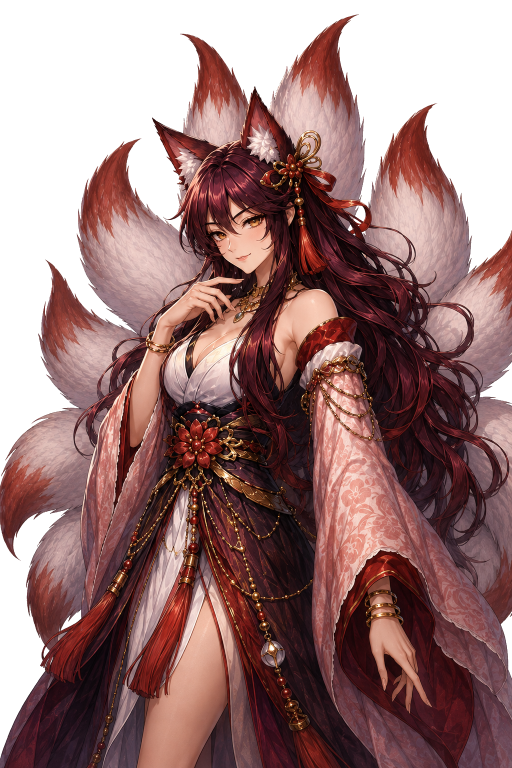
#> input picture ArtSource/Normalized/OpeningDialogue/portrait_fox_v01.png, 1024 x 1536 px, given in place of hero_rgb_v01.png, which was not available (shown at 1/2 size)
$ python process_opening_portraits.py
#> lines starting #> are read from the running program, lines starting #| are printed output that depends on the picture; after the words box and inside, x2 and y2 are one past the last pixel; in counts of white or black regions, pixels touching at a corner belong together; pictures that were not available may be replaced by others from this repository, and a replacement may not be noted
#!/usr/bin/env python3
"""Remove the baked neutral checker from approved dialogue art, retaining RGB masters.

Dependencies: pillow, numpy, scipy. User authorized local Python matting.
The mask is derived from neutral bright exterior regions, not a global white key;
enclosed cloth highlights remain opaque. Edge colors are unmatted against nearby
checker pixels to prevent white fringes on the dark in-game backdrop.
"""
from pathlib import Path
import json
import numpy as np
from PIL import Image, ImageDraw
from scipy import ndimage as ndi

ROOT = Path(__file__).resolve().parents[1]
RAW = ROOT / "ArtSource/Raw/OpeningDialogue"
NORMALIZED = ROOT / "ArtSource/Normalized/OpeningDialogue"
RUNTIME = ROOT / "Assets/Resources/OpeningDialogue"
PREVIEW = ROOT / "ArtSource/Previews/UI/OpeningDialogue"


def extract(image, character):
    rgb = np.asarray(image.convert("RGB"), dtype=np.float32)
    low = rgb.min(axis=2)
    chroma = rgb.max(axis=2) - low
    candidate = (low >= 210) & (chroma <= 22)
    if character == "hero":
        yy, xx = np.indices(low.shape)
        hair_air = ((yy < 490) & (xx < 485)) | ((yy < 680) & (xx < 270))
        candidate |= hair_air & (low > 165) & (chroma < 26)
    labels, _ = ndi.label(candidate)
    exterior_ids = np.unique(np.concatenate((labels[0], labels[-1], labels[:, 0], labels[:, -1])))
    exterior_ids = exterior_ids[exterior_ids != 0]
    background = np.isin(labels, exterior_ids)
    # Locked-master air regions: preserve enclosed highlights inside white cloth,
    # but clear the checker caught between hair strands, arm/body, and fox tails.
    for obj_id, sl in enumerate(ndi.find_objects(labels), 1):
        if sl is None or np.any(exterior_ids == obj_id):
            continue
        y, x = sl
        if character == "hero":
            air_region = (y.stop < 490 or (x.stop < 270 and y.stop < 730) or
                          (x.start > 680 and x.stop < 835 and y.start > 800) or
                          (340 < x.start < 400 and 950 < y.start < 1020))
        else:
            air_region = ((y.stop < 470 and (x.stop < 370 or x.start > 680)) or
                          (x.stop < 200 and y.start > 1150))
        component = labels[sl] == obj_id
        minimum_area = 700 if character == "hero" and y.start > 800 and x.start > 680 else 8
        if air_region and component.sum() >= minimum_area:
            background[sl] |= component

    if character == "hero":
        background |= candidate & hair_air
    foreground = ~background
    fg_labels, count = ndi.label(foreground)
    areas = np.bincount(fg_labels.ravel())
    # Discard only isolated sub-pixel debris, retaining distinct fine hair strands.
    background |= (areas[fg_labels] < 12)
    foreground = ~background
    interior = ndi.binary_erosion(foreground, iterations=2, border_value=1)
    edge = foreground & ~interior
    _, nearest_bg = ndi.distance_transform_edt(foreground, return_indices=True)
    _, nearest_fg = ndi.distance_transform_edt(~interior, return_indices=True)
    bg_rgb = rgb[tuple(nearest_bg)]
    fg_rgb = rgb[tuple(nearest_fg)]
    direction = fg_rgb - bg_rgb
    alpha = np.ones(low.shape, dtype=np.float32)
    alpha[background] = 0
    estimate = np.sum((rgb - bg_rgb) * direction, axis=2) / np.maximum(np.sum(direction ** 2, axis=2), 1)
    alpha[edge] = np.clip(estimate[edge], 0, 1)
    alpha[alpha < 0.05] = 0
    corrected = rgb.copy()
    edge_visible = edge & (alpha > 0)
    corrected[edge_visible] = np.clip(
        (rgb[edge_visible] - (1 - alpha[edge_visible, None]) * bg_rgb[edge_visible]) /
        alpha[edge_visible, None], 0, 255)
    corrected[alpha == 0] = 0
    rgba = np.dstack((corrected, alpha * 255)).round().astype(np.uint8)
    return Image.fromarray(rgba)


def main():
    for folder in (NORMALIZED, RUNTIME, PREVIEW):
        folder.mkdir(parents=True, exist_ok=True)
    report = []
    sheet = Image.new("RGB", (1536, 1176), (25, 28, 29))
    draw = ImageDraw.Draw(sheet)
    for i, name in enumerate(("hero", "fox")):
        raw = Image.open(RAW / f"{name}_rgb_v01.png")
#> raw is the input picture: PIL image 1024x1536 RGBA; mean R, G, B, A 90.3, 57.2, 55.9, 191.3
        result = extract(raw, name)
#> in extract, `chroma = rgb.max(axis=2) - low`:
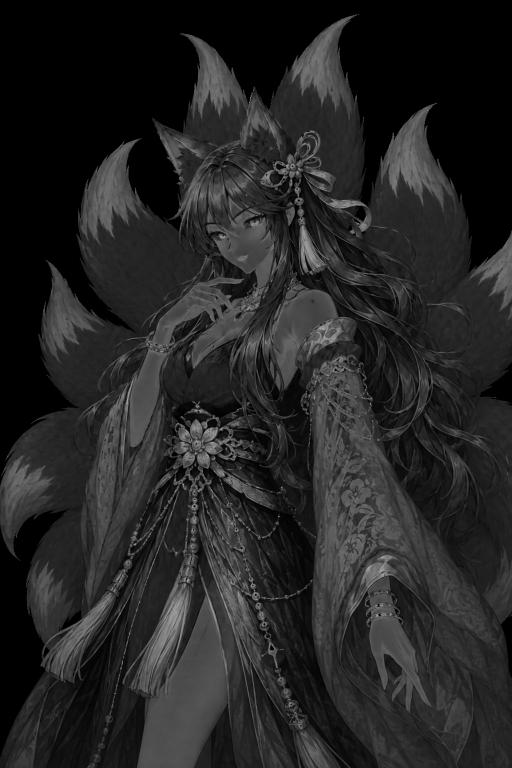
#> chroma: shape (1536, 1024) float32 (shown at 1/2 size); min 0, max 229, mean 36.6
#> in extract, `candidate = (low >= 210) & (chroma <= 22)`:
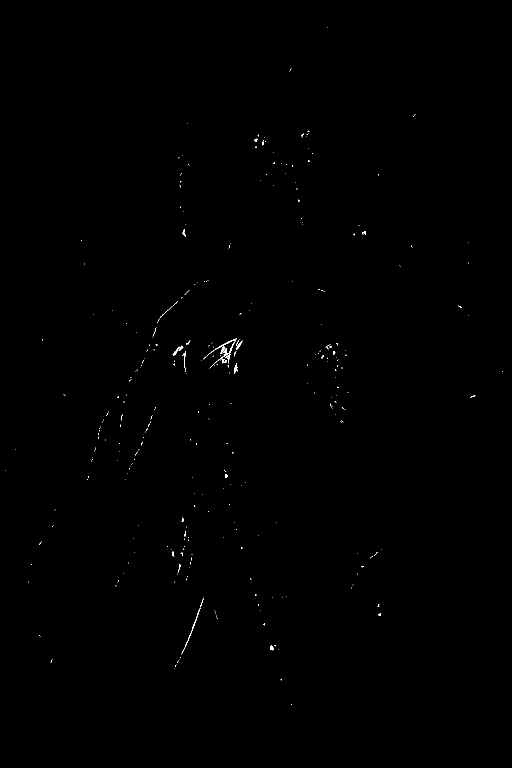
#> candidate: shape (1536, 1024) bool (shown at 1/2 size); 0.15% white in thin lines or dots, all inside (x1, y1, x2, y2) = (11, 55, 1006, 1410)
#> in extract, `labels, _ = ndi.label(candidate)`: labels: shape (1536, 1024) int32; 557 distinct labels, from 0 to 556
#> in extract, `exterior_ids = np.unique(np.concatenate((labels[0], labels[-1], labels..`: exterior_ids = [0]
#> in extract, `exterior_ids = exterior_ids[exterior_ids != 0]`: exterior_ids = empty array
#> in extract, `background = np.isin(labels, exterior_ids)`: background: shape (1536, 1024) bool; every value is 0
#> the loop in extract, `for obj_id, sl in enumerate(ndi.find_objects(labels), 1):` made 556 passes
#> (air_region, component) on passes 1 to 12: (True, [True]), (True, [True]), (True, [True]), (True, [True]), (True, [True, True]), (True, [True]), (True, [True]), (True, [True, True]), (True, [True, True]), (True, [True, True]), (True, [True]), (True, [True, True])
#> after the loop in extract, `for obj_id, sl in enumerate(ndi.find_objects(labels), 1):`:
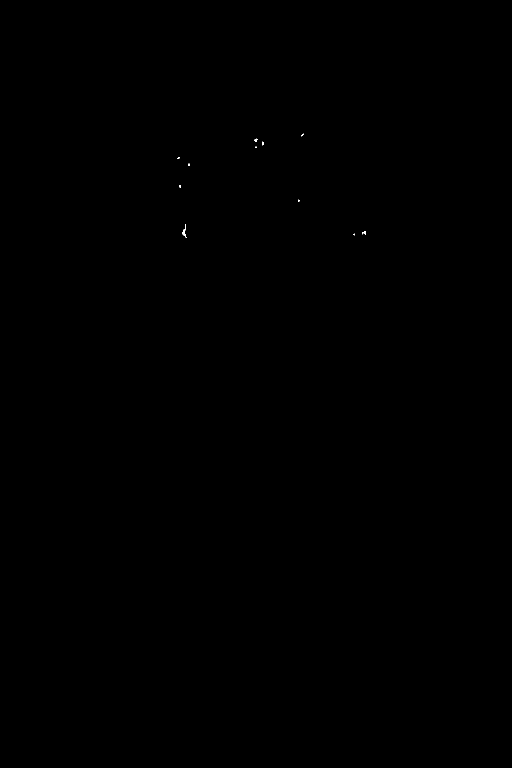
#> background: shape (1536, 1024) bool (shown at 1/2 size); 0.01% white in thin lines or dots, all inside (x1, y1, x2, y2) = (354, 267, 731, 476)
#> in extract, `background |= candidate & hair_air`: background: shape (1536, 1024) bool; 0.02% white in thin lines or dots, all inside (x1, y1, x2, y2) = (84, 79, 731, 680)
#> in extract, `fg_labels, count = ndi.label(foreground)`:
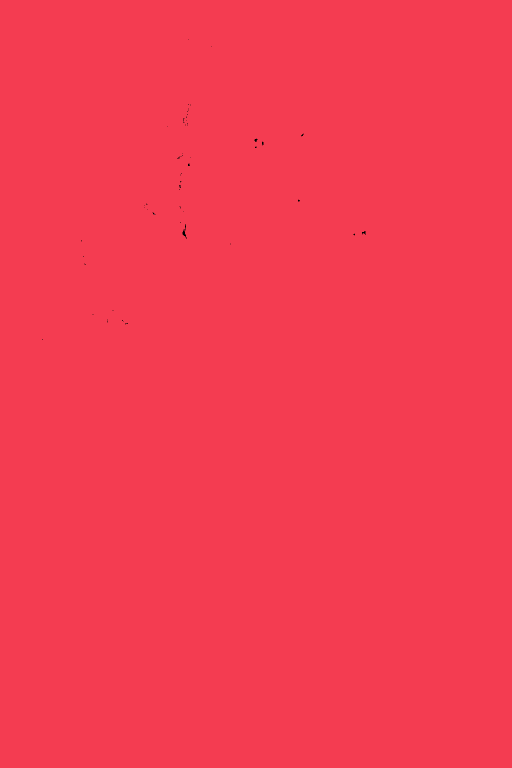
#> fg_labels: shape (1536, 1024) int32 (shown at 1/2 size); 3 distinct labels, from 0 to 2; one colour per label, 0 black
#> in extract, `fg_labels, count = ndi.label(foreground)`: count = 2
#> in extract, `areas = np.bincount(fg_labels.ravel())`: areas = [346, 1572517, 1]
#> in extract, `interior = ndi.binary_erosion(foreground, iterations=2, border_value=1)`: interior: shape (1536, 1024) bool; 99.9% white; 35 black regions (12 under 20 px), largest, box (x1, y1, x2, y2) and area: (363, 446, 376, 480) 221, (365, 215, 380, 253) 208, (722, 460, 733, 472) 91
#> in extract, `edge = foreground & ~interior`: edge: shape (1536, 1024) bool; 0.08% white in thin lines or dots, all inside (x1, y1, x2, y2) = (82, 77, 733, 682)
#> in extract, `bg_rgb = rgb[tuple(nearest_bg)]`:
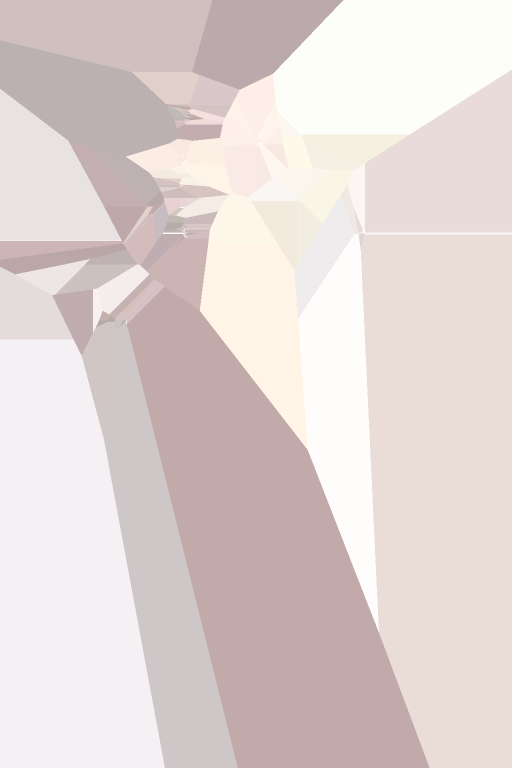
#> bg_rgb: shape (1536, 1024, 3) float32 (shown at 1/2 size); mean R, G, B 224.9, 214, 212.2
#> in extract, `direction = fg_rgb - bg_rgb`:
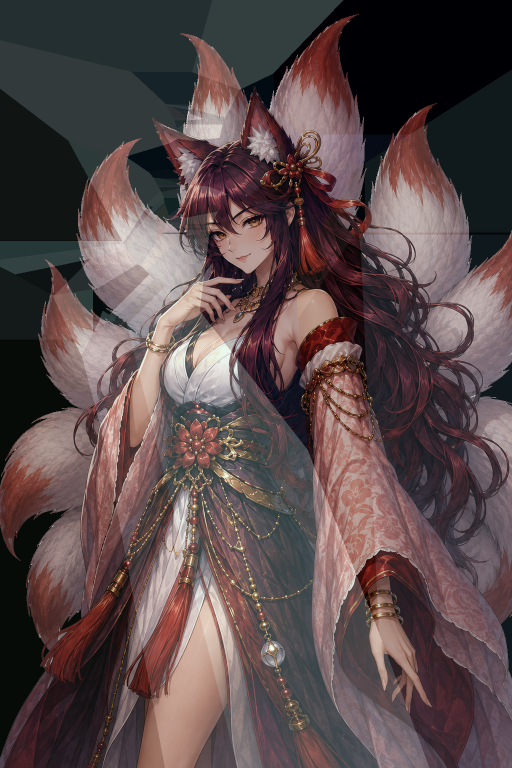
#> direction: shape (1536, 1024, 3) float32 (shown at 1/2 size); mean R, G, B -134.5, -155.8, -154.9; drawn with min black and max white
#> in extract, `alpha[edge] = np.clip(estimate[edge], 0, 1)`:
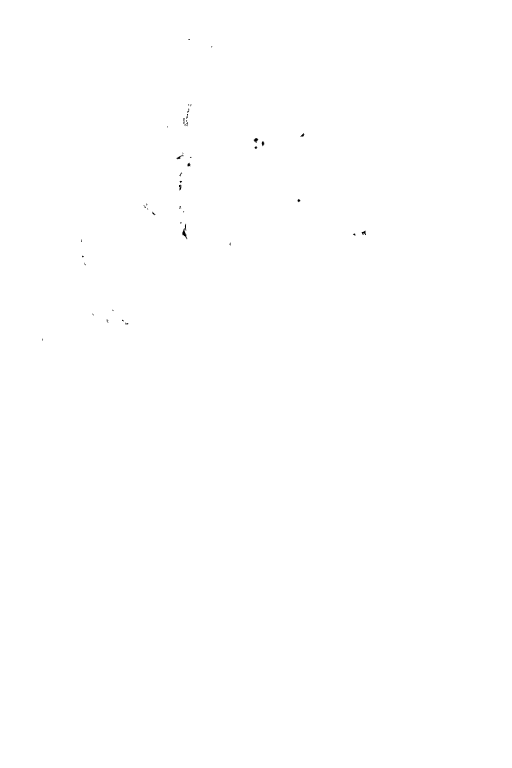
#> alpha: shape (1536, 1024) float32 (shown at 1/2 size); min 0, max 1, mean 1
#> in extract, `alpha[alpha < 0.05] = 0`: alpha: shape (1536, 1024) float32; under 0.01% of pixels changed, all inside (x1, y1, x2, y2) = (163, 222, 727, 487)
        alpha = np.asarray(result.getchannel("A"))
        transparent = float(np.mean(alpha == 0))
#> transparent = 0.000257
        opaque = float(np.mean(alpha == 255))
#> opaque = 0.999
#> (the run stopped early here; a loop or call above may not have finished)
